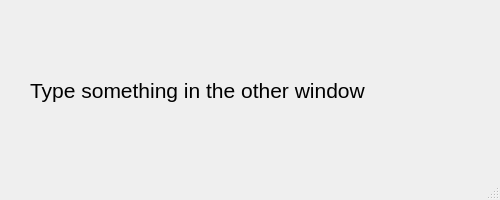
<?xml version="1.0" encoding="UTF-8"?>
<ui version="4.0">
 <class>SecondWindow</class>
 <widget class="QMainWindow" name="SecondWindow">
  <property name="geometry">
   <rect>
    <x>0</x>
    <y>0</y>
    <width>500</width>
    <height>200</height>
   </rect>
  </property>
  <property name="windowTitle">
   <string>MainWindow</string>
  </property>
  <widget class="QWidget" name="centralwidget">
   <widget class="QLabel" name="label">
    <property name="geometry">
     <rect>
      <x>30</x>
      <y>30</y>
      <width>440</width>
      <height>120</height>
     </rect>
    </property>
    <property name="font">
     <font>
      <pointsize>16</pointsize>
     </font>
    </property>
    <property name="text">
     <string>Type something in the other window</string>
    </property>
   </widget>
  </widget>
  <widget class="QMenuBar" name="menubar">
   <property name="geometry">
    <rect>
     <x>0</x>
     <y>0</y>
     <width>500</width>
     <height>22</height>
    </rect>
   </property>
  </widget>
  <widget class="QStatusBar" name="statusbar"/>
 </widget>
 <resources/>
 <connections/>
</ui>
